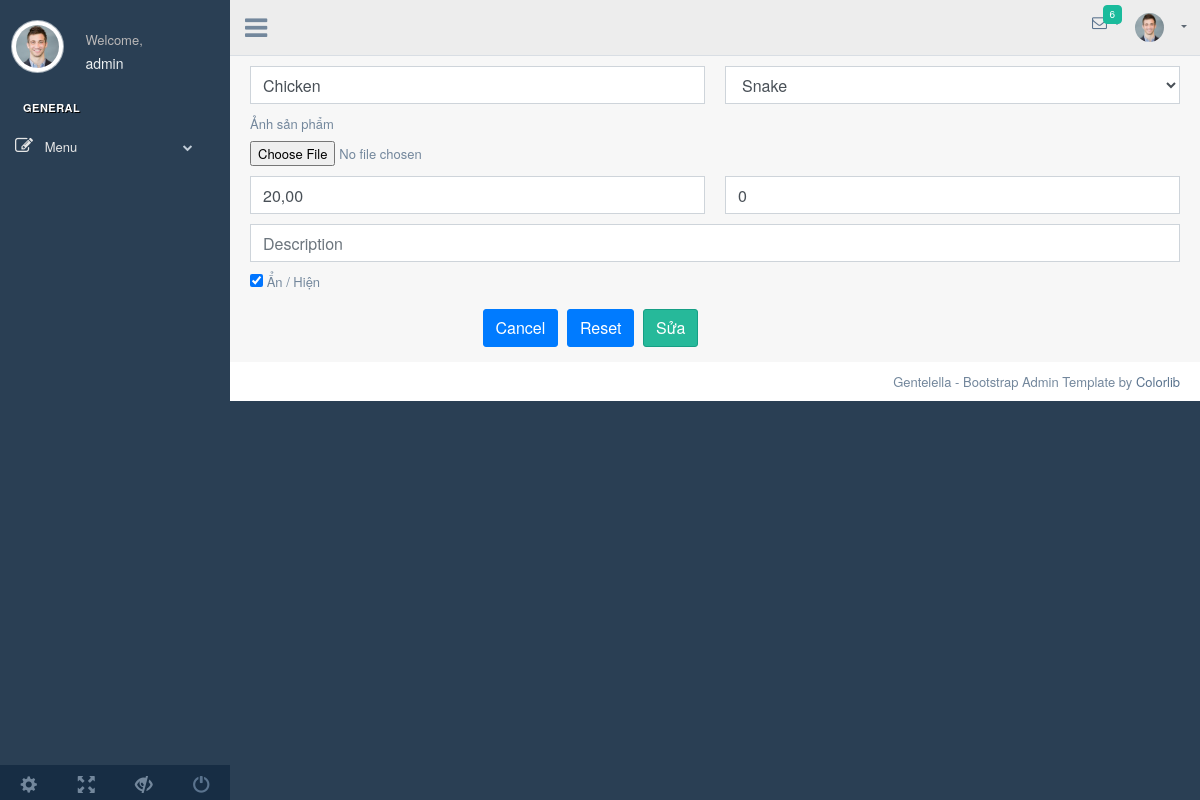
The page /admin/index.php?page=update&id=1839082765 (signed in) on the database its author committed.
### tables this page shows
CREATE TABLE `tbl_product` (
  `pro_id` int(11) NOT NULL,
  `pro_name` varchar(100) NOT NULL,
  `cat_id` int(11) NOT NULL,
  `images` varchar(255) NOT NULL,
  `price` double NOT NULL,
  `description` text DEFAULT NULL,
  `status2` tinyint(4) DEFAULT NULL,
  `date_create` datetime DEFAULT NULL,
  `quantity` int(11) DEFAULT NULL
);

CREATE TABLE `tbl_category` (
  `cat_id` int(11) NOT NULL,
  `cat_name` varchar(255) NOT NULL,
  `status` tinyint(4) DEFAULT NULL,
  `date_create` datetime DEFAULT NULL,
  `date_update` varchar(255) DEFAULT NULL
);

### admin/modules/update.php (the view, shortened to what this page needs)
<?php
 if(isset($_GET["id"])){
    $id = $_GET["id"];
    $sql = "SELECT * FROM tbl_product WHERE pro_id = $id";
    $qr = mysqli_query($conn,$sql);
    $rows = mysqli_fetch_assoc($qr);
}
?>
<form class="form-label-left input_mask" method="POST" enctype="multipart/form-data">
    <div class="col-md-6 col-sm-6  form-group has-feedback">
        <input type="text" class="form-control" id="pro_name" name="pro_name" placeholder="Tên sản phẩm"
            value="<?php echo $rows["pro_name"];?>">
    </div>
    <div class="col-md-6 col-sm-6  form-group has-feedback">
        <?php
            $sqlSelectCat = "SELECT * FROM tbl_category";
            $result = mysqli_query($conn, $sqlSelectCat) or die("Error");
        ?>
        <select class="form-control" id="cat_id" name="cat_id">
            <?php
                foreach($result as $key => $value) { ?>
            <option value="<?php echo $value["cat_id"] ?>"
                <?php echo (($value["cat_id"] == $rows["cat_id"])? 'selected' : '') ?>><?php echo $value["cat_name"] ?>
            </option>
            <?php } ?>
        </select>
    </div>
    <div class="col-md-12 col-sm-6  form-group has-feedback">
        <label for="image">Ảnh sản phẩm</label>
        <br>
        <input type="file" name="image" id="image" value="<?php echo $rows["images"];?>">
    </div>
    <div class="col-md-6 col-sm-6  form-group has-feedback">
        <input type="text" class="form-control" name="price" id="price" placeholder="Price"
            value="<?php echo number_format(($rows["price"]),2,",",".");?>">
    </div>
    <div class="col-md-6 col-sm-6  form-group has-feedback">
        <input type="text" class="form-control" name="quantity" id="quantity" placeholder="Quantity"
            value="<?php echo $rows["quantity"];?>">
    </div>
    <div class="col-md-12 col-sm-12  form-group has-feedback">
        <input type="text" class="form-control" id="description" name="description" placeholder="Description"
            value="<?php echo $rows["description"];?>">
    </div>
    <div class="col-md-12 col-sm-6  form-group has-feedback">
        <div class="checkbox">
            <label>
                <input type="checkbox" value="1" <?php echo $rows["status2"]?"checked":"" ?> name="status2"
                    id="status2"> Ẩn / Hiện
            </label>
        </div>
    </div>
    <div class="form-group row">
        <div class="col-md-9 col-sm-9  offset-md-3">
            <a href="index.php?page=listproduct"><button type="button" class="btn btn-primary">Cancel</button></a>
            <button class="btn btn-primary" type="reset">Reset</button>
            <button type="submit" class="btn btn-success" name="sua" id="sua">Sửa</button>
        </div>
    </div>
</form>

### rows shown on the page
tbl_product: pro_name "Chicken", cat_id "Snake", price "20,00", quantity "0", status2 "☑"
